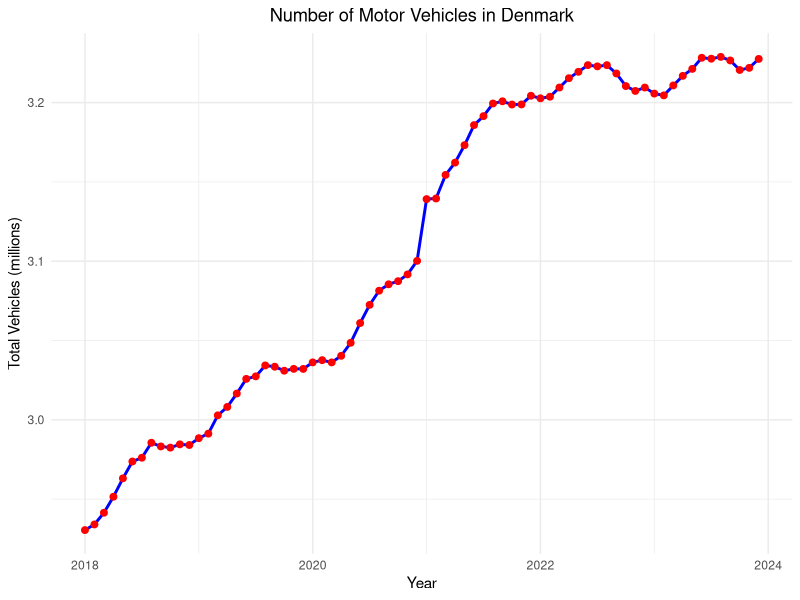

This chart was generated by the following R code:

library(ggplot2)

# set your working directory
# setwd("C:/Users/Zosia/Desktop/DTU/S2/Time-Series-Analysis/Projects/assignment-1")

D <- read.csv("DST_BIL54.csv")
D$time <- as.POSIXct(paste0(D$time, "-01"), format="%Y-%m-%d", tz="UTC")

# time variable
D$year <- 1900 + as.POSIXlt(D$time)$year + as.POSIXlt(D$time)$mon / 12

# training data
test_start <- as.POSIXct("2024-01-01", tz="UTC")
Dtrain <- D[D$time < test_start, ]
Dtrain$total <- as.numeric(Dtrain$total) / 1E6
Dtest <- D[D$time >= test_start, ]
Dtest$total <- as.numeric(Dtest$total) / 1E6


plot_data <- ggplot(Dtrain, aes(x = year, y = total)) +
  geom_line(color = "blue", size = 1) +
  geom_point(color = "red", size = 2) +
  labs(title = "Number of Motor Vehicles in Denmark",
       x = "Year",
       y = "Total Vehicles (millions)") +
  theme_minimal() +
  theme(plot.title = element_text(hjust = 0.5))

ggsave("plot_data.png")
